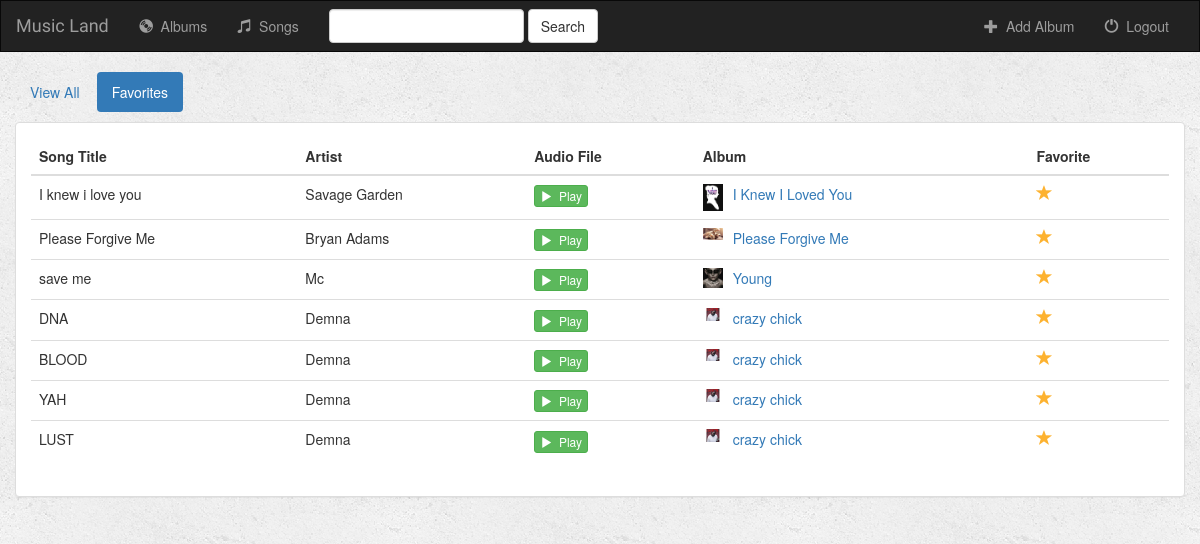
/music/songs/favorites/ (signed in), run on the app's committed database.
### music/models.py (models this page shows, shortened)
class Song(models.Model):
    album = models.ForeignKey(Album, on_delete=models.CASCADE)
    song_title = models.CharField(max_length=250)
    audio_file = models.FileField(default='')
    is_favorite = models.BooleanField(default=False)
    file_type = models.CharField(max_length=100)

class Album(models.Model):
    user = models.ForeignKey(User, default=1, on_delete=models.PROTECT)
    artist = models.CharField(max_length=250)
    album_title = models.CharField(max_length=500)
    genre = models.CharField(max_length=100)
    album_logo = models.FileField()
    is_favorite = models.BooleanField(default=False)

### music/views.py (the view)
# urls.py: path('songs/<slug:filter_by>/', views.songs, name='songs'),
def songs(request, filter_by):
    if not request.user.is_authenticated:
        return render(request, 'music/login.html')
    else:
        try:
            song_ids = []
            for album in Album.objects.filter(user=request.user):
                for song in album.song_set.all():
                    song_ids.append(song.pk)
            users_songs = Song.objects.filter(pk__in=song_ids)
            if filter_by == 'favorites':
                users_songs = users_songs.filter(is_favorite=True)
        except Album.DoesNotExist:
            users_songs = []
        return render(request, 'music/songs.html', {
            'song_list': users_songs,
            'filter_by': filter_by,
        })

### music/templates/music/songs.html (shortened to what this page needs)
{% extends 'music/base.html' %}
{% block body %}
<div class="container-fluid songs-container">
    <div class="row">
        <div class="col-sm-12">
            <ul class="nav nav-pills" style="margin-bottom: 10px;">
                <li role="presentation" {% if filter_by == 'all' %}class="active"{% endif %}><a href="{% url 'music:songs' 'all' %}">View All</a></li>
                <li role="presentation" {% if filter_by == 'favorites' %}class="active"{% endif %}><a href="{% url 'music:songs' 'favorites' %}">Favorites</a></li>
            </ul>
        </div>
    </div>
    <div class="row">
        <div class="col-sm-12">
            <div class="panel panel-default">
                <div class="panel-body">
                    <table class="table">
                        <thead>
                            <tr>
                                <th>Song Title</th>
                                <th>Artist</th>
                                <th>Audio File</th>
                                <th>Album</th>
                                <th>Favorite</th>
                            </tr>
                        </thead>
                        <tbody>
                            {% for song in song_list %}
                                <tr>
                                    <td>{{ song.song_title }}</td>
                                    <td>{{ song.album.artist }}</td>
                                    <td>
                                        <a target="_blank" href="{{ song.audio_file.url }}">
                                            <button type="button" class="btn btn-success btn-xs">
                                                <span class="glyphicon glyphicon-play"></span>&nbsp; Play
                                            </button>
                                        </a>
                                    </td>
                                    <td>
                                        <a href="{% url 'music:detail' song.album.id %}">
                                            <img src="{{ song.album.album_logo.url }}" class="img-responsive" style="width: 20px; float: left; margin-right: 10px;" />
                                        </a>
                                        <a href="{% url 'music:detail' song.album.id %}">{{ song.album.album_title }}</a>
                                    </td>
                                    <td>
                                        <a href="{% url 'music:favorite' song.id %}" class="btn-favorite"><span class="glyphicon glyphicon-star {% if song.is_favorite %}active{% endif %}"></span></a>
                                    </td>
                                </tr>
                            {% endfor %}
                        </tbody>
                    </table>
                </div>
            </div>
        </div>
    </div>
</div>
{% endblock %}

### music/static/music/style.css (style rules this page uses)
body { background: white url("images/background.png"); }
.glyphicon-star { color: #CCCCCC; font-size: 16px; }
.glyphicon-star.active { color: #FDB230; }

### data on the page
Song: song_title "I knew i love you", album.artist "Savage Garden", album.album_logo (picture), album.album_title "I Knew I Loved You", is_favorite True (drawn)
Song: song_title "Please Forgive Me", album.artist "Bryan Adams", album.album_logo (picture), album.album_title "Please Forgive Me", is_favorite True (drawn)
Song: song_title "save me", album.artist "Mc", album.album_logo (picture), album.album_title "Young", is_favorite True (drawn)
Song: song_title "DNA", album.artist "Demna", album.album_logo (picture), album.album_title "crazy chick", is_favorite True (drawn)
Song: song_title "BLOOD", album.artist "Demna", album.album_logo (picture), album.album_title "crazy chick", is_favorite True (drawn)
Song: song_title "YAH", album.artist "Demna", album.album_logo (picture), album.album_title "crazy chick", is_favorite True (drawn)
Song: song_title "LUST", album.artist "Demna", album.album_logo (picture), album.album_title "crazy chick", is_favorite True (drawn)
